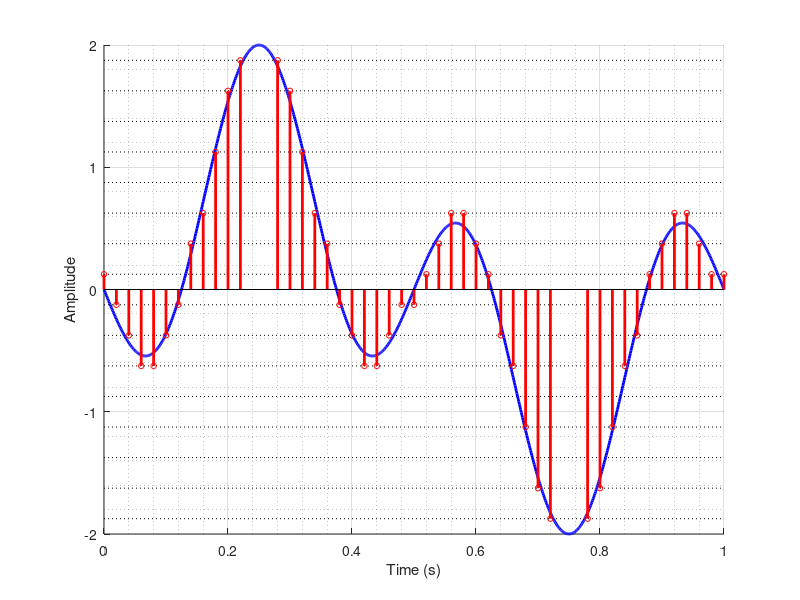

Here is the MATLAB script that generated this plot: (Note: this script raises an error after producing the figure.)
T = 1;     
fs = 50;   
Ts = 1/fs;  

t = 0:0.001:T;
g = sin(2*pi*t) - sin(6*pi*t);
ts = 0:Ts:T;
gs = sin(2*pi*ts) - sin(6*pi*ts);

Amp = max(abs(g));
Delta = 2*Amp/16;
levels = -Amp+(Delta/2):Delta:Amp-(Delta/2);
gq = interp1(levels, levels, gs, 'nearest');

figure;
hold on;
grid on;

for k = 1:16
    plot([0 T], [levels(k) levels(k)], 'k:');
end

plot(t, g, 'b', 'LineWidth', 2);
stem(ts, gq, 'r', 'LineWidth', 2, 'MarkerSize', 4);

xlim([0 T]);
ylim([-Amp Amp]);
xlabel('Time (s)');
ylabel('Amplitude');
grid on;
grid minor;
ax = gca;
ax.GridColor = [0.5 0.5 0.5];
ax.GridAlpha = 0.5;
ax.GridLineStyle = ':';
legend('Quantization levels', 'Message signal g(t)', 'Quantized signal gq(t)');